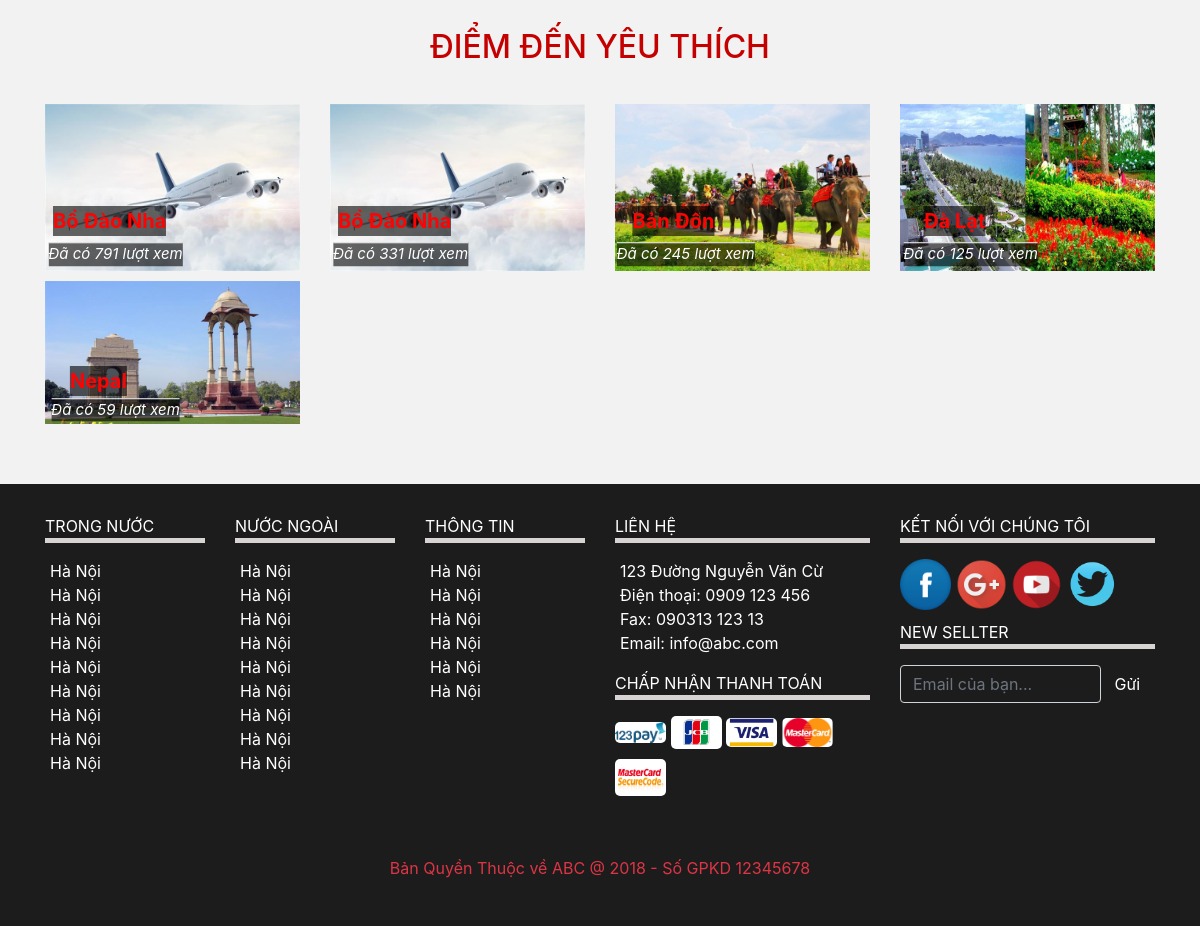
Before: / (lower part) with the older database file.
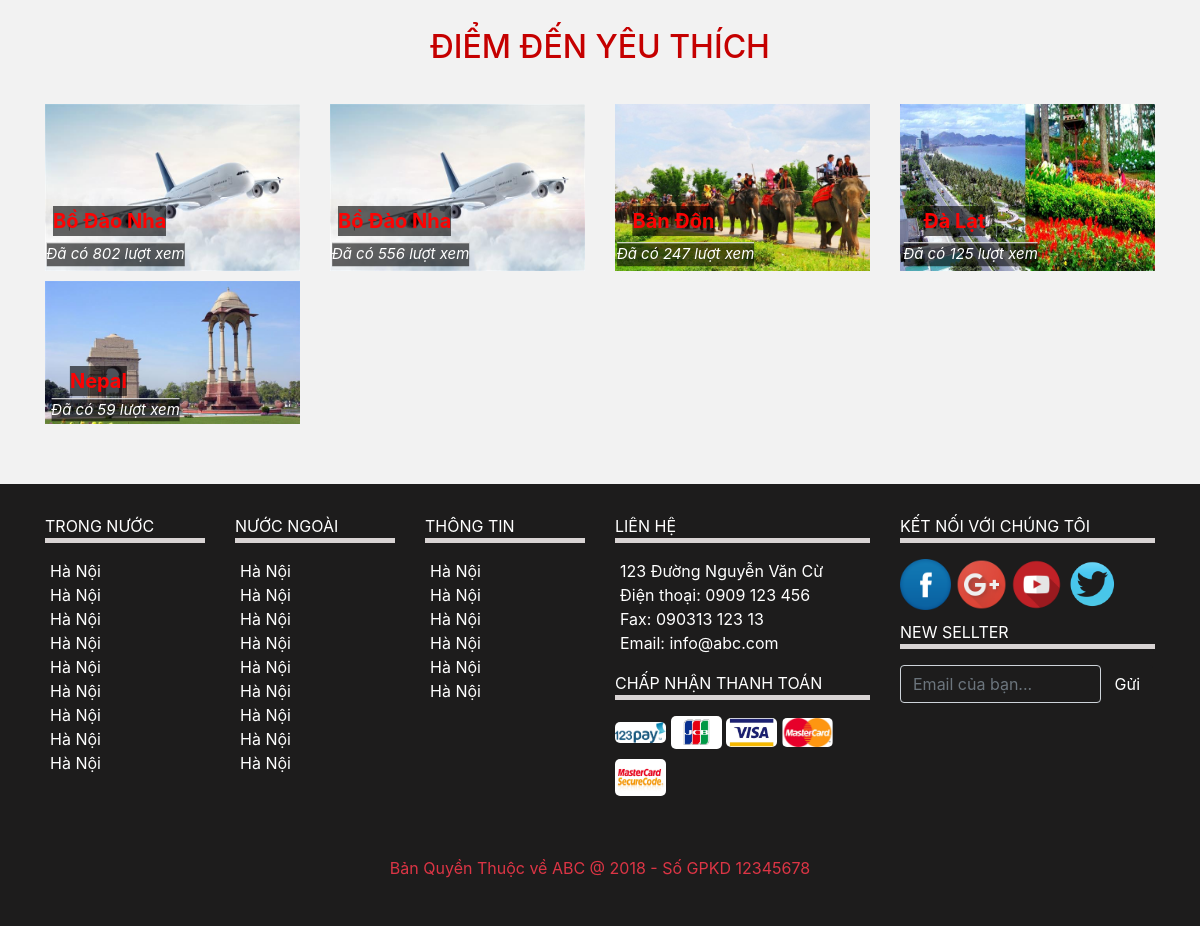
After: the same page with the newer database file.
### tables this page shows
CREATE TABLE IF NOT EXISTS `tour` (
  `MaTour` int(11) NOT NULL,
  `MaLoai` int(11) NOT NULL,
  `TenTour` varchar(100) NOT NULL,
  `Gia` int(11) NOT NULL,
  `NoiKhoiHanh` varchar(100) NOT NULL,
  `NoiDen` varchar(100) NOT NULL,
  `NgayKhoiHanh` datetime NOT NULL,
  `DongTour` varchar(100) NOT NULL,
  `NoiDungTour` text NOT NULL,
  `ThoiGianTour` int(11) NOT NULL,
  `Hinh` varchar(100) NOT NULL,
  `LuotXem` int(11) NOT NULL,
  `TinhTrang` int(11) NOT NULL
);

### database/DataProvider.php (called while the page is built, shortened)
<?php
	class DataProvider{
		public static function ExcuteQuery($sql)
		{
			$connection = mysqli_connect(SERVER,USERNAME,PASSWORD,DATABASE) or
			die("Couldn't connect to localhost");
			mysqli_query($connection, "set names utf8");
			$result = mysqli_query($connection, $sql);
			return $result;
		}
	}
?>

### index.php (shortened to what this page needs)
<!doctype html>
<html lang="en">
      <?php
        include('layout/head.php');
      ?>
    <body>
             <?php
                include('layout/diemdenyeuthich.php');
              ?>
              <?php
                include('layout/footer.php');
              ?>
    </body>
</html>

### layout/head.php (shortened to what this page needs)
<head>
    <link href="public/Bootstrap/dist/css/bootstrap.min.css" rel="stylesheet">
    <link rel="stylesheet" type="text/css" href="public/font/font-awesome/css/font-awesome.min.css" />
    <link href="public/css/style.css" rel="stylesheet">
     <link href="public/css/font-awesome.min.css" rel="stylesheet">
    <link rel="stylesheet" href="//code.jquery.com/ui/1.12.1/themes/base/jquery-ui.css">
</head>

### layout/diemdenyeuthich.php
<?php
	$sql = "SELECT MaTour,NoiDen,LuotXem,Hinh FROM tour order by LuotXem Desc limit 0,8";
			$result = DataProvider::ExcuteQuery($sql);
?>
<div class="container">
	<div class="row titleddyeuthich">
		<div class="col-md-12" align="center">
			<h2>ĐIỂM ĐẾN YÊU THÍCH</h2>
		</div>
	</div>
	<div class="row mainyeuthich">
	<?php
		while($row = mysqli_fetch_array($result))
		{
			$MaTour = $row['MaTour'];
			$NoiDen = $row['NoiDen'];
			$LuotXem = $row['LuotXem'];
			$Hinh = $row['Hinh'];
	?>
		<div class="col-md-3 ndyeuthich">
			<a href="tour_thuoc_dia_diem.php?matour=<?php echo $MaTour ?>"><img src="public/images/tour/<?php echo $Hinh?>" alt="Avatar" class="image" width="100%" height="100%"></a>
			  <div class="text-yeu-thich"><?php echo $NoiDen?></div>
			  <div class="text-yeu-thich_02">Đã có <?php echo $LuotXem?> lượt xem</div>
		</div>
	<?php
		}
	?>
	</div>
</div>

### layout/footer.php
<footer class="container-fluid main-footer">
    <div class="container">
    	<div class="row">
    		<div class="col-md-2 nd-footer">
    			<p class="tittle-footer">TRONG NƯỚC</p>
    			<ul>
    				<li><a href="">Hà Nội</a></li>
    				<li><a href="">Hà Nội</a></li>
    				<li><a href="">Hà Nội</a></li>
    				<li><a href="">Hà Nội</a></li>
    				<li><a href="">Hà Nội</a></li>
    				<li><a href="">Hà Nội</a></li>
    				<li><a href="">Hà Nội</a></li>
    				<li><a href="">Hà Nội</a></li>
    				<li><a href="">Hà Nội</a></li>
    			</ul>
    		</div>
    		<div class="col-md-2 nd-footer">
    			<p class="tittle-footer">NƯỚC NGOÀI</p>
    			<ul>
    				<li><a href="">Hà Nội</a></li>
    				<li><a href="">Hà Nội</a></li>
    				<li><a href="">Hà Nội</a></li>
    				<li><a href="">Hà Nội</a></li>
    				<li><a href="">Hà Nội</a></li>
    				<li><a href="">Hà Nội</a></li>
    				<li><a href="">Hà Nội</a></li>
    				<li><a href="">Hà Nội</a></li>
    				<li><a href="">Hà Nội</a></li>
    			</ul>
    		</div>
    		<div class="col-md-2 nd-footer">
    			<p class="tittle-footer">THÔNG TIN</p>
    			<ul>
    				<li><a href="">Hà Nội</a></li>
    				<li><a href="">Hà Nội</a></li>
    				<li><a href="">Hà Nội</a></li>
    				<li><a href="">Hà Nội</a></li>
    				<li><a href="">Hà Nội</a></li>
    				<li><a href="">Hà Nội</a></li>
    			</ul>
    		</div>
    		<div class="col-md-3 nd-footer">
    			<p class="tittle-footer">LIÊN HỆ</p>
    			<ul>
    				<li><a href="">123 Đường Nguyễn Văn Cừ</a></li>
    				<li><a href="">Điện thoại: 0909 123 456</a></li>
    				<li><a href="">Fax: 090313 123 13 </a></li>
    				<li><a href="">Email: info@abc.com</a></li>
    			</ul>
    			<p class="tittle-footer">CHẤP NHẬN THANH TOÁN</p>
				<div class="row-img-footer">
					<img src="public/images/icon-back-logo/123pay.png" width="20%" height="20%" class="img-footer">
					<img src="public/images/icon-back-logo/JCB.jpg" width="20%" height="20%" class="img-footer">
					<img src="public/images/icon-back-logo/visa.jpg" width="20%" height="20%" class="img-footer">
					<img src="public/images/icon-back-logo/mastercard.jpg" width="20%" height="20%" class="img-footer">
					<img src="public/images/icon-back-logo/securecode_leadin.jpg" width="20%" height="20%" class="img-footer">
				</div>
    		</div>
    		<div class="col-md-3">
    			<p class="tittle-footer">KẾT NỐI VỚI CHÚNG TÔI</p>
    			<div class="row-img-footer">
					<a href="https://www.youtube.com/"><img src="public/images/icon-back-logo/fb-icon.png" width="20%" height="20%" class="img-footer"></a>
					<a href="https://www.youtube.com/"><img src="public/images/icon-back-logo/logo_g+.png" width="20%" height="20%" class="img-footer"></a>
					<a href="https://www.youtube.com/"><img src="public/images/icon-back-logo/logo-youtube.png" width="20%" height="20%" class="img-footer"></a>
					<a href="https://www.youtube.com/"><img src="public/images/icon-back-logo/logo-twitter.png" width="20%" height="20%" class="img-footer"></a>
				</div>
				<p class="tittle-footer">NEW SELLTER</p>
				<div class="form-group form-footer">
			      <input type="text" class="form-control" id="usr" placeholder="Email của bạn...">
			      <button class="btn">Gửi</button>
			    </div>
				<div style="margin-top: 30px">&nbsp;</div>
    		</div>
    	</div>
    </div>
    <div class="row" style="margin-top: 50px">
        <div class="col-md-12" style="text-align: center">
            <p class="text-danger">Bản Quyền Thuộc về ABC @ 2018 - Số GPKD 12345678</p>
        </div>
    </div>
 </footer>

### public/css/style.css (style rules this page uses)
body { background-color: #f2f2f2; }
.titleddyeuthich h2 { color:#C50000; }
.titleddyeuthich { margin-top:30px; margin-bottom:30px; }
.text-yeu-thich { position: absolute; top: 70%; left: 20%; transform: translate(-30%, -50%); color:#FD0303; font-size:20px; font-weight: bold; background-color:rgba(1,0,0,0.6); }
.text-yeu-thich_02 { position: absolute; top: 90%; left: 30%; transform: translate(-50%, -50%); color:white; font-size:15px; font-style: italic; border-top: 1px solid white; background-color:rgba(1,0,0,0.6); }
.ndyeuthich { margin-bottom: 10px; }
.main-footer { background-color: #1D1C1C; color:white; margin-top:50px; padding: 30px; }
.tittle-footer { border-bottom:5px solid #D8D3D3; }
.nd-footer ul { list-style-type:none; }
.nd-footer ul li a { text-decoration: none; color:white; }
.nd-footer ul li { margin-left: -35px; }
.img-footer { border-radius: 5px; margin-bottom: 10px; }
.form-footer input[type=text] { background-color: #1D1C1C; float: left; width: 79%; }
.form-footer button { background-color: #1D1C1C; float: left; color:white; }

Changed rows visible on the page:
changed tour (number 1 of 5 on the later page): LuotXem "791" → "802"
changed tour (number 2 of 5 on the later page): LuotXem "331" → "556"
changed tour "Bản Đôn": LuotXem "245" → "247"
